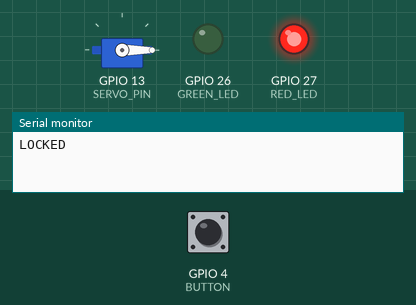
Recording of a sketch running on a simulated ESP32. Parts: servo, output pins drawn as LEDs (lit = HIGH), the last lines printed to the serial monitor. The inputs (shaded band) are chosen by the test bench; at power-on: GPIO 4 (BUTTON) HIGH.

Above: at 1.2 s.
1.3 s: GPIO 4 (BUTTON) pulled LOW for 0.15 s
At 3.1 s:
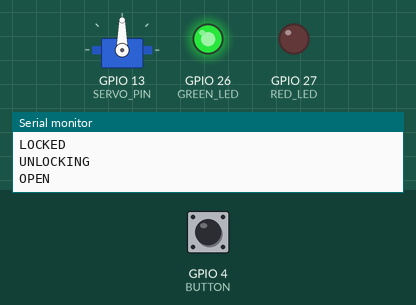
4.4 s: GPIO 4 (BUTTON) pulled LOW for 1 s
At 4.7 s:
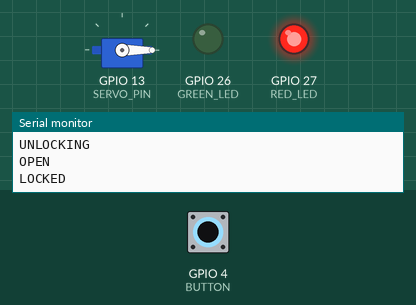
6.9 s: GPIO 4 (BUTTON) pulled LOW for 3.2 s
At 7.7 s:
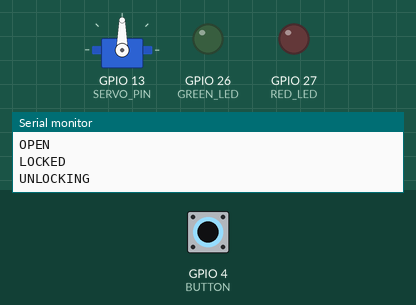
Timing chart, 0 to 14.4 s (numbered marks = the images above; inputs shaded):
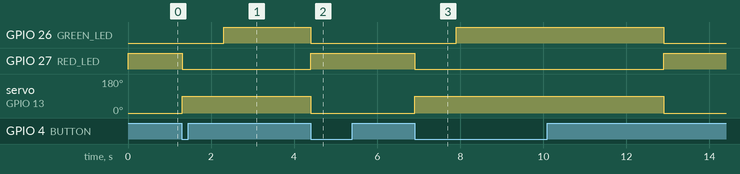

Measured:
- after the input at 1.3 s, GPIO 26 (GREEN_LED): LOW → HIGH after 1.0 s; GPIO 27 (RED_LED): HIGH → LOW at once; servo on GPIO 13 (SERVO_PIN): 0° → 90° at once
- after the input at 4.4 s, GPIO 26 (GREEN_LED): HIGH → LOW at once; GPIO 27 (RED_LED): LOW → HIGH at once; servo on GPIO 13 (SERVO_PIN): 90° → 0° at once
- after the input at 6.9 s, GPIO 26 (GREEN_LED): LOW → HIGH after 1.0 s, → LOW 5.0 s later; GPIO 27 (RED_LED): HIGH → LOW at once, → HIGH 6.0 s later; servo on GPIO 13 (SERVO_PIN): 0° → 90° at once, → 0° 6.0 s later

The sketch:

sketch.ino
```cpp
#include <ESP32Servo.h>

Servo door;

const int BUTTON = 4;
const int SERVO_PIN = 13;

const int GREEN_LED = 26;
const int RED_LED = 27;
const int BUZZER = 25;

enum State {
  LOCKED,
  UNLOCKING,
  OPEN,
  ALARM
};

State state = LOCKED;

unsigned long stateStartTime = 0;

bool lastButtonState = HIGH;

void changeState(State newState) {

  state = newState;

  stateStartTime = millis();

  digitalWrite(GREEN_LED, LOW);
  digitalWrite(RED_LED, LOW);

  noTone(BUZZER);

  switch (state) {

    case LOCKED:

      door.write(0);

      digitalWrite(RED_LED, HIGH);

      Serial.println("LOCKED");

      break;

    case UNLOCKING:

      Serial.println("UNLOCKING");

      door.write(90);

      break;

    case OPEN:

      digitalWrite(GREEN_LED, HIGH);

      Serial.println("OPEN");

      break;

    case ALARM:

      digitalWrite(RED_LED, HIGH);

      tone(BUZZER, 1000);

      Serial.println("ALARM");

      break;
  }
}

void setup() {

  Serial.begin(115200);

  pinMode(BUTTON, INPUT_PULLUP);

  pinMode(GREEN_LED, OUTPUT);
  pinMode(RED_LED, OUTPUT);
  pinMode(BUZZER, OUTPUT);

  door.attach(SERVO_PIN);

  changeState(LOCKED);
}

void loop() {

  bool buttonState = digitalRead(BUTTON);

  if (lastButtonState == HIGH && buttonState == LOW) {

    if (state == LOCKED) {

      changeState(UNLOCKING);

    } else if (state == OPEN) {

      changeState(LOCKED);

    } else if (state == ALARM) {

      changeState(LOCKED);
    }

    delay(200);
  }

  lastButtonState = buttonState;

  if (state == UNLOCKING) {

    if (millis() - stateStartTime >= 1000) {

      changeState(OPEN);
    }
  }

  if (state == OPEN) {

    if (millis() - stateStartTime >= 5000) {

      changeState(LOCKED);
    }
  }

  if (state == ALARM) {

    if (millis() - stateStartTime >= 5000) {

      changeState(LOCKED);
    }
  }
}
```
